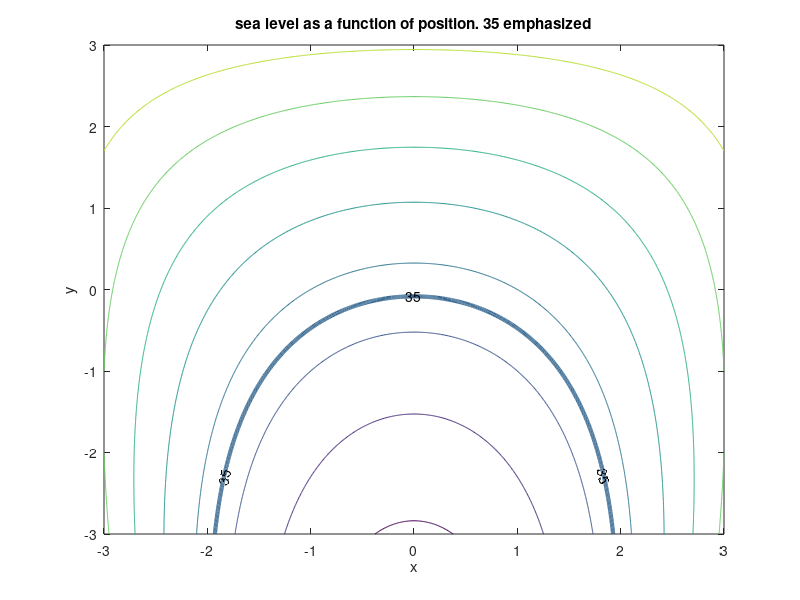

Write MATLAB code to recreate this figure.
% sea level will rise to a height of 35 after it rains
% H(x,y) = (y+6)^2 + 4x^2 -x^2y  by way of a contour plot
x = -3:.01:3;
y = -3:.01:3;

[X,Y] = meshgrid(x,y);

H = (Y+6).^2 + 4*X.^2 - Y.*X.^2;
z = 10:10:100;
zz = [-1000 35 1000] % other bounds given out of scale to make array
contour(X,Y,H,z) 
hold on
contour(X,Y,H,zz, 'ShowText', 'on', 'LineWidth', 3)
hold off
xlabel('x');
ylabel('y');
xlim([-3 3]);
ylim([-3 3]);
title("sea level as a function of position. 35 emphasized")
